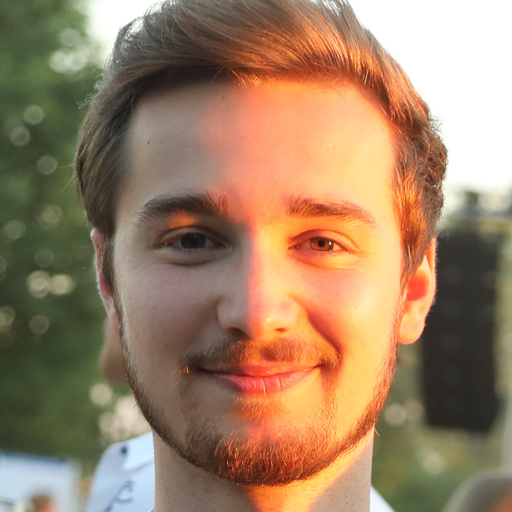
#> input picture images/inputs/images/00270.png, 512 x 512 px, given in place of 00545.png, which was not available
$ python image_processing.py
#> lines starting #> are read from the running program, lines starting #| are printed output that depends on the picture; pictures that were not available may be replaced by others from this repository, and a replacement may not be noted
from __future__ import print_function
import cv2
import numpy as np
import argparse
from matplotlib import pyplot as plt


def adjust_gamma(image='/home/buens/Git/encoder4editing/inputs/images/00545.png', gamma=1.0):
    # build a lookup table mapping the pixel values [0, 255] to
    # their adjusted gamma values
    invGamma = 1.0 / gamma
    table = np.array([((i / 255.0) ** invGamma) * 255
        for i in np.arange(0, 256)]).astype("uint8")
    # apply gamma correction using the lookup table
    return cv2.LUT(image, table)


# construct the argument parse and parse the arguments
# load the original image
original = cv2.imread('/home/buens/Git/encoder4editing/inputs/images/00545.png')
#> original is the input picture: shape (512, 512, 3); mean B, G, R 101.2, 129.2, 157.8

# loop over various values of gamma
for gamma in np.arange(0.0, 3.5, 0.5):
    # ignore when gamma is 1 (there will be no change to the image)
    if gamma == 1:
        continue
    # apply gamma correction and show the images
    gamma = gamma if gamma > 0 else 0.1
    adjusted = adjust_gamma(original, gamma=gamma)
#> this loop made 7 passes
#> pass 1, `adjusted = adjust_gamma(original, gamma=gamma)`:
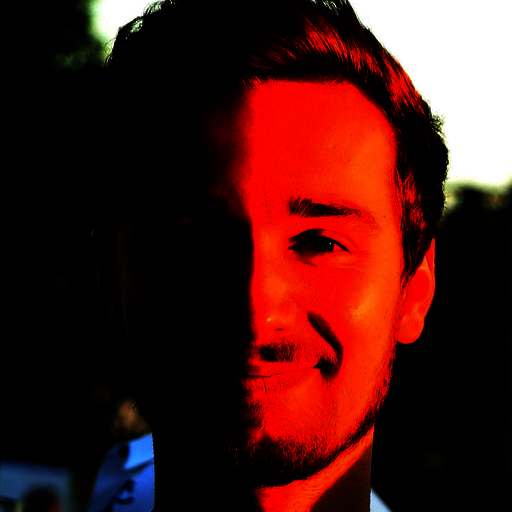
#> adjusted: shape (512, 512, 3); mean B, G, R 22.3, 25.3, 73.9


img = cv2.imread('/home/buens/Git/encoder4editing/inputs/images/00545.png')

R, G, B = cv2.split(img)
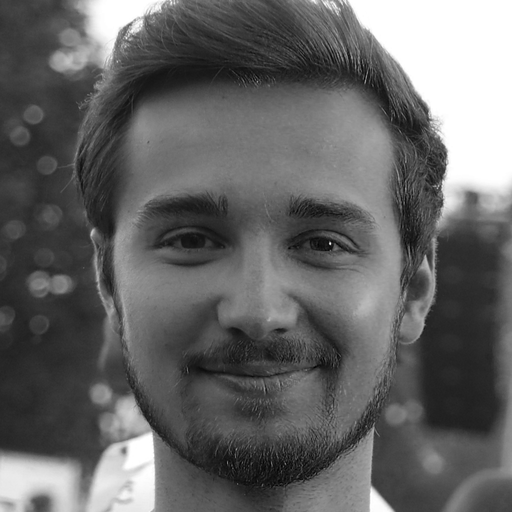
#> R: shape (512, 512); min 1, max 255, mean 101.2
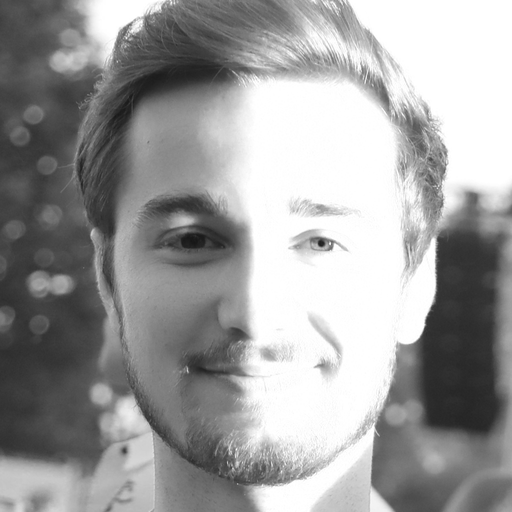
#> B: shape (512, 512); min 22, max 255, mean 157.8

output1_R = cv2.equalizeHist(R)
output1_G = cv2.equalizeHist(G)
output1_B = cv2.equalizeHist(B)

equ = cv2.merge((output1_R, output1_G, output1_B))


# create a CLAHE object (Arguments are optional).
clahe = cv2.createCLAHE(clipLimit=2.0, tileGridSize=(8,8))

cl1 = clahe.apply(output1_R)
cl2 = clahe.apply(output1_G)
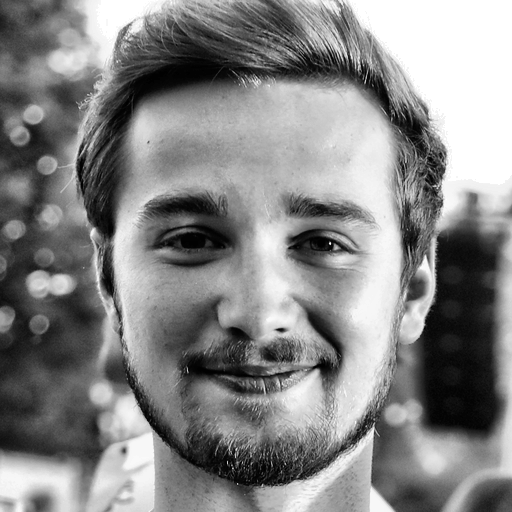
#> cl2: shape (512, 512); min 0, max 255, mean 134.1
cl3 = clahe.apply(output1_B)
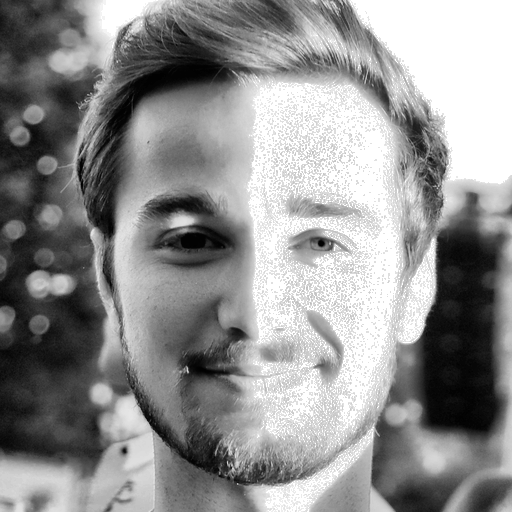
#> cl3: shape (512, 512); min 1, max 255, mean 143.9

cl = cv2.merge((cl1, cl2, cl3))
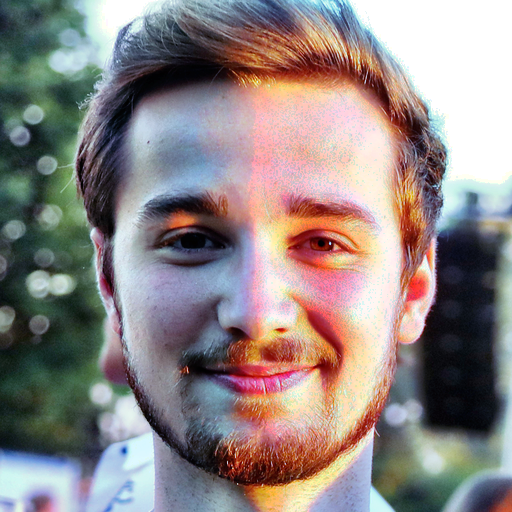
#> cl: shape (512, 512, 3); mean B, G, R 132.7, 134.1, 143.9

gan_processed = cv2.imread('/home/buens/Git/jan.buens/data/inversions/00545/00545_final_result/00545_410.jpg')
gan_processed = cv2.resize(gan_processed, (512,512))
res = np.hstack((img, equ, cl, adjusted, gan_processed))
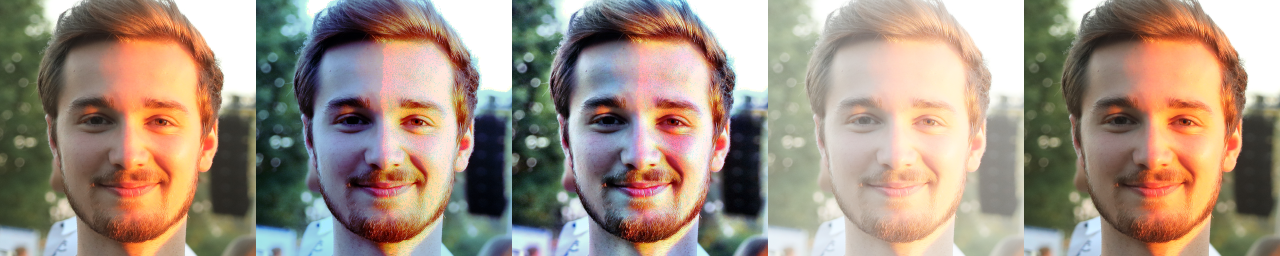
#> res: shape (512, 2560, 3) (shown at 1/2 size); mean B, G, R 128.8, 143.8, 160.4
cv2.imwrite('res.png', res)
